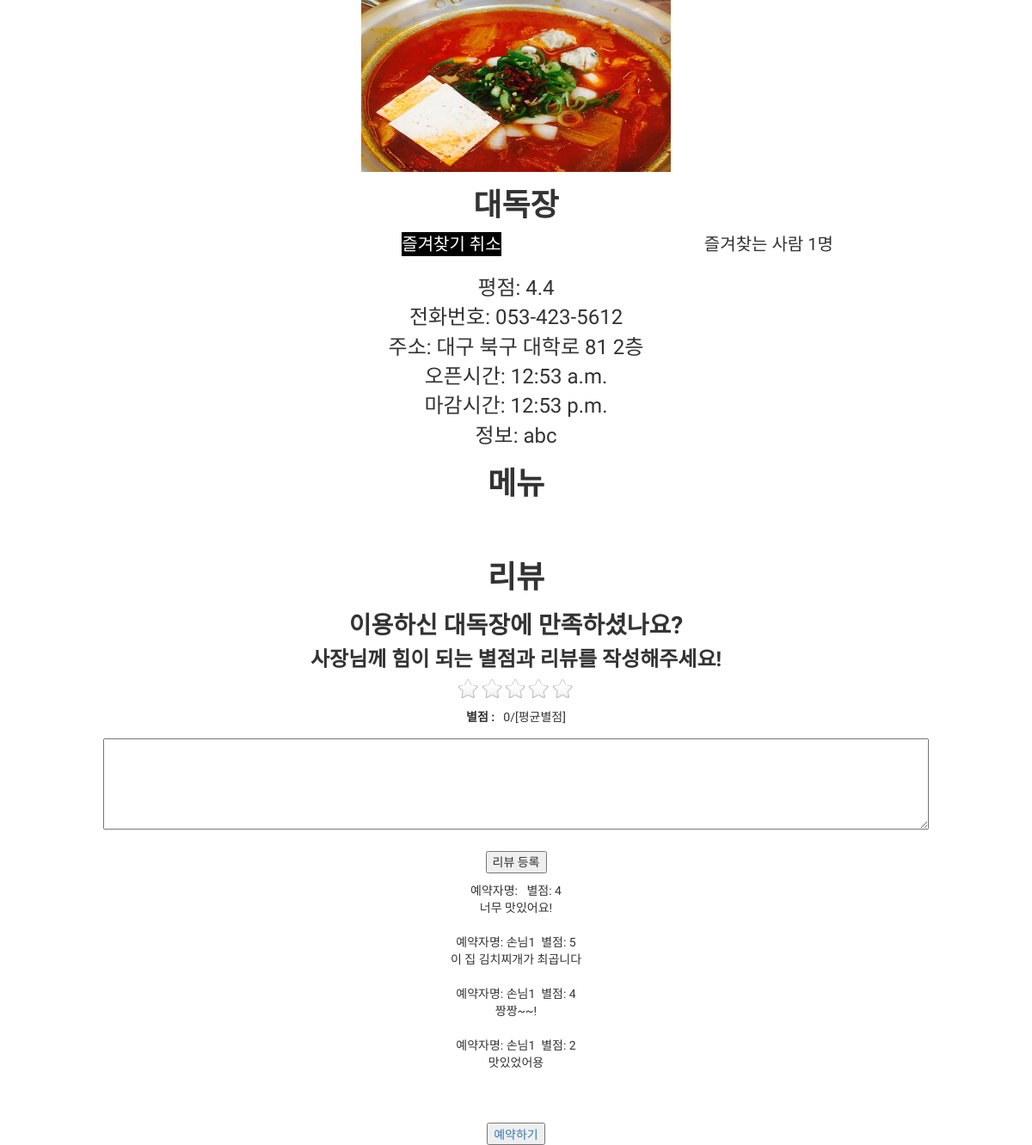
The page /restaurant/2 (signed in) on the database its author committed.
### app1/models.py (models this page shows, shortened)
class Shop(models.Model):
    name=models.CharField(max_length=225)
    address=models.CharField(max_length=225)
    phone_number=models.CharField(max_length=225)
    open_time=models.TimeField()
    close_time=models.TimeField()
    category=models.CharField(max_length=225)
    description=models.TextField()
    photo=models.ImageField(upload_to='images/')
    owner=models.ForeignKey(User, on_delete=models.CASCADE, null=True)
    likes =models.ManyToManyField(
        User, # User 모델과 Shop 모델을 M : N 관계로 두겠다.
        through='Like', # Like라는 중개 모델을 통해 M : N 관계를 맺는다.
        through_fields=('shop', 'user'), # Like에 shop 속성, user 속성을 추가하겠다.
        related_name='likes' # 1 : N  관계에서 market과 연결된 comment를 가져올 때 comment_set으로 가져왔는데,
        )
    def like_count(self):
        return self.likes.count()

class Reservation(models.Model):
    group_name=models.CharField(max_length=225)
    time=models.CharField(max_length=225) #models.DateTimeField(auto_now_add=True)
    requirements=models.CharField(max_length=225)
    confirmed=models.IntegerField(default=0)
    customer=models.ForeignKey(User, on_delete=models.CASCADE, null=True)
    shop=models.ForeignKey(Shop, on_delete=models.CASCADE, null=True)
    num=models.IntegerField(default=0)

class Review(models.Model):
    time=models.CharField(max_length=225)
    rating=models.IntegerField()
    comment=models.TextField()
    shop=models.ForeignKey(Shop, on_delete=models.CASCADE, null=True)
    user=models.ForeignKey(User, on_delete=models.CASCADE, null=True)

### account/models.py (models this page shows)
class Profile(models.Model):
    user = models.OneToOneField(User, on_delete=models.CASCADE)
    name = models.TextField(max_length=225, blank=True)
    phonenumber = models.CharField(max_length=200, blank=True)
    user_type = models.CharField(max_length=200, blank=True, default="none")
    shop_id = models.IntegerField(default=-1)

### app1/views.py (the view)
# urls.py: path('restaurant/<int:shop_id>',app1.views.restaurant, name="restaurant"),
def restaurant(request, shop_id):
    shop=get_object_or_404(Shop,pk=shop_id)
    menu=Menu.objects.filter(shop=shop)
    user=request.user
    liked=Like.objects.select_related()
    reviews=Review.objects.filter(shop=shop)
    reservations = Reservation.objects.filter(customer=user)
    if shop.likes.filter(id=user.id):
        message="즐겨찾기 취소"
    else:
        message="즐겨찾기 등록"
    return render(request, 'restaurant.html',{'shop':shop,'menu':menu, 'message':message, 'reviews':reviews, 'reservations': reservations})

### app1/templates/restaurant.html (shortened to what this page needs)
{% load static %}
<!DOCTYPE html>
<html lang="en">
<head>
    <link rel="stylesheet" href="//maxcdn.bootstrapcdn.com/bootstrap/3.2.0/css/bootstrap.min.css">
    <link rel="stylesheet" href="//maxcdn.bootstrapcdn.com/bootstrap/3.2.0/css/bootstrap-theme.min.css">
</head>
<body>
    <div class= 'restaurant_image' style="text-align: center;">
        {% if shop.photo %}
            <img src="{{shop.photo.url}}" alt="" height="200px" width="30%">
        {% endif %}
    <div class='restaurant_info'>
        <p class="card-title"><h2>{{shop.name}}</h2></p>
        <div style="display:flex; font-size: 2rem;" class="good">
            <div>
            <a style="color:white; background-color: black;"href="{% url 'favorite' shop.id %}">
                {{message}}
            </a>
            </div>
            <div class="goodnum">
                즐겨찾는 사람 {{shop.like_count}}명
            </div>
        </div>
        <br>
        <p class="card-text">
        평점: 4.4<br>
        전화번호: {{shop.phone_number}}<br>
        주소: {{shop.address}}<br>
        오픈시간: {{shop.open_time}}<br>
        마감시간: {{shop.close_time}}<br>
        정보: {{shop.description}}<br></p>
    </div>
    <h2>메뉴</h2>
    <br><br>
    <div id = "REVIEW">
        <h2>리뷰</h2>
        {% for reservation in reservations %}
          {% if reservation.customer == user %}
            <h3>이용하신 {{shop.name}}에 만족하셨나요?</h3>
            <h4>사장님께 힘이 되는 별점과 리뷰를 작성해주세요!</h4>
            <form action="/register_review/{{shop.id}}" method="POST">
              <div id = "rating">
                  <div id="star" ></div>
                  <div style="padding-top:10px;">
                      <label for="displayStarRating">별점 : </label><span id="displayStarRating" style="padding-left:10px;">0</span>/[평균별점]
                    </div>
              </div>
              <div id = "register_review">
                  <textarea name="review_text" id="review_text" rows="5"></textarea>
                  <br>
                  <button type="submit" name = "review_save" value="{{shop.id}}">리뷰 등록</button>
              </div>
            </form>
          {% endif %}
        {% endfor %}
        <div class='review_1'>
            {% for review in reviews %}
                예약자명: {{review.user.profile.name}}&nbsp
                별점: {{review.rating}}<br>
                {{review.comment}}
                <br><br>
            {% endfor %}
        </div>
    </div>
    <br><br>
    <div class='reservation'>
        <a href="{% url 'reservation' shop.id%}"><input type="button" name="reservation" value="예약하기"></a>
    </div>
</body>
</html>

### app1/templates/restaurant.html (style rules this page uses)
.restaurant_info { text-align: center; font-family: 'Jua', sans-serif; }
.card-title { font-size:36px; font-weight: bold; }
h2 { font-family: 'Jua', sans-serif; font-size:36px; font-weight:bold; }
h3 { font-family: 'Jua', sans-serif; font-size:28px; font-weight:bold; }
h4 { font-family: 'Jua', sans-serif; font-size:24px; font-weight:bold; }
.good a, .goodnum, .goodicon { margin : 0 auto; justify-content: center; float: left; }
textarea { width: 80%; margin: 10px; }
.card-text { font-size: 24px; }
#REVIEW { font-family: 'Gothic A1', sans-serif; }
button { margin:10px; }

### rows shown on the page
Shop: photo (picture), name "대독장", like_count "1", phone_number "053-423-5612", address "대구 북구 대학로 81 2층", open_time "12:53 a.m.", close_time "12:53 p.m.", description "abc"
Review: rating "4", comment "너무 맛있어요!"
Review: user.profile.name "손님1", rating "5", comment "이 집 김치찌개가 최곱니다"
Review: user.profile.name "손님1", rating "4", comment "짱짱~~!"
Review: user.profile.name "손님1", rating "2", comment "맛있었어용"

### other values the page prints
{{ message }} "즐겨찾기 취소"
